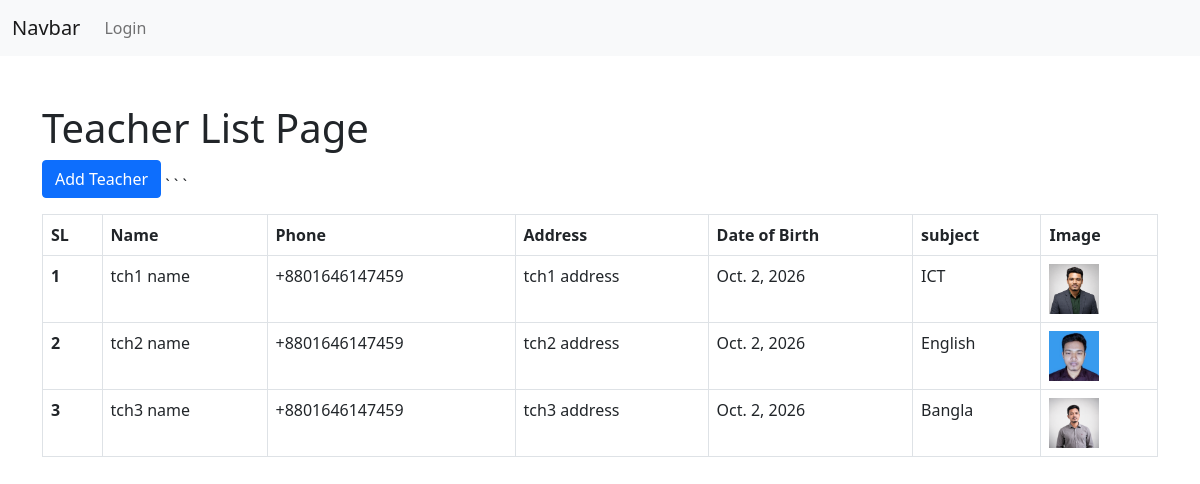
Screenshot of /teachers/ with the database file from the repository.
### Teacher/models.py (models this page shows, shortened)
class TeacherModel(BasicInfo):
    subject = models.CharField(max_length=100, null=True)
    user = models.OneToOneField(CustomUser, on_delete=models.CASCADE, null=True)
    image = models.ImageField(upload_to='media/teacher_images/', null=True)

### authApp/models.py (models this page shows, shortened)
class BasicInfo(models.Model):
  name = models.CharField(max_length=100, null=True)
  phone = models.CharField(max_length=15, null=True)
  address = models.TextField(null=True)
  date_of_birth = models.DateField(null=True)
  created_at = models.DateField(auto_now_add=True, null=True)
  updated_at = models.DateField(auto_now=True, null=True)

### Teacher/views.py (the view)
# urls.py: path('teachers/', teacher_list, name='teacher_list'),
def teacher_list(request):
    teachers = TeacherModel.objects.all()
    context = {
        'teachers': teachers
    }
    return render(request, 'teacher-list.html', context)

### Teacher/templates/teacher-list.html (shortened to what this page needs)
{% extends "master/base.html" %}
{% block content %}
  <div class="container mt-5">
    <h1>Teacher List Page</h1>
    <a href="{% url 'teacher_add_view' %}" class="btn btn-primary mb-3">Add Teacher</a>
    <table class="table table-bordered">
    <thead>
      <tr>
        <th scope="col">SL</th>
        <th scope="col">Name</th>
        <th scope="col">Phone</th>
        <th scope="col">Address</th>
        <th scope="col">Date of Birth</th>
        <th scope="col">subject</th>
        <th scope="col">Image</th>
      </tr>
    </thead>
    <tbody>
      {% for teacher in teachers %}`
      <tr>
        <th>{{forloop.counter}}</th>
        <td>{{teacher.name}}</td>
        <td>{{teacher.phone}}</td>
        <td>{{teacher.address}}</td>
        <td>{{teacher.date_of_birth}}</td>
        <td>{{teacher.subject}}</td>
        <td><img src="{{teacher.image.url}}" alt="{{teacher.name}}" class="img-fluid" style="max-height: 50px;"></td>
      </tr>
      {% endfor %}
    </tbody>
  </table>
  </div>
{% endblock content %}

### rows the page displays
TeacherModel: name "tch1 name", phone "+8801646147459", address "tch1 address", date_of_birth "Oct. 2, 2026", subject "ICT", image (picture)
TeacherModel: name "tch2 name", phone "+8801646147459", address "tch2 address", date_of_birth "Oct. 2, 2026", subject "English", image (picture)
TeacherModel: name "tch3 name", phone "+8801646147459", address "tch3 address", date_of_birth "Oct. 2, 2026", subject "Bangla", image (picture)
